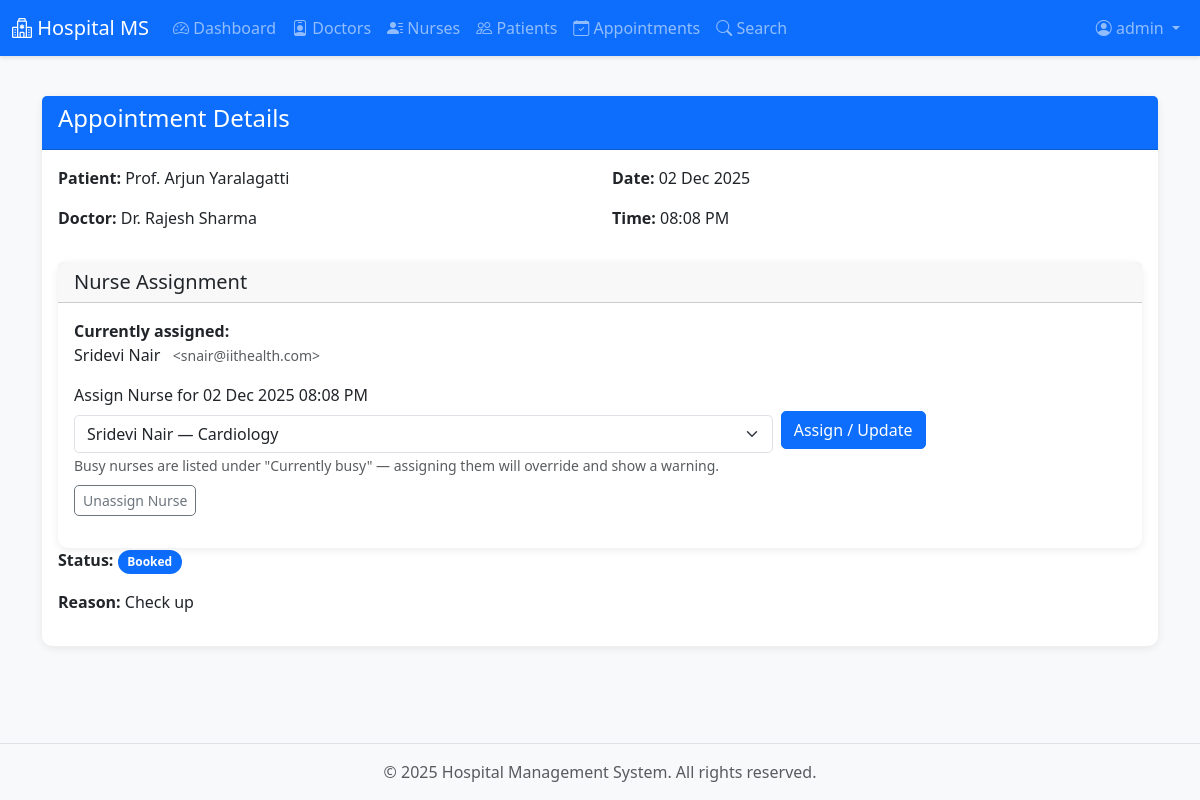
/admin/appointments/view/2 (signed in), run on the app's committed database.
### models/user.py (models this page shows, shortened)
class User(UserMixin, db.Model):
    __tablename__ = 'users'
    id = db.Column(db.Integer, primary_key=True)
    username = db.Column(db.String(80), unique=True, nullable=False, index=True)
    email = db.Column(db.String(120), unique=True, nullable=False, index=True)
    password_hash = db.Column(db.String(200), nullable=False)
    role = db.Column(db.String(20), nullable=False)  # admin, doctor, patient
    is_active = db.Column(db.Boolean, default=True, nullable=False)
    created_at = db.Column(db.DateTime, default=datetime.utcnow)
    updated_at = db.Column(db.DateTime, default=datetime.utcnow, onupdate=datetime.utcnow)
    doctor = db.relationship('Doctor', backref='user', uselist=False, lazy=True)
    patient = db.relationship('Patient', backref='user', uselist=False, lazy=True)
    nurse = db.relationship('Nurse', backref='user', uselist=False, lazy=True)
    triage = db.relationship('Triage', backref='user', uselist=False, lazy=True)
    def is_admin(self):
        return self.role == 'admin'

### models/patient.py (models this page shows, shortened)
class Patient(db.Model):
    __tablename__ = 'patients'
    id = db.Column(db.Integer, primary_key=True)
    user_id = db.Column(db.Integer, db.ForeignKey('users.id'), nullable=False, unique=True)
    full_name = db.Column(db.String(100), nullable=False)
    date_of_birth = db.Column(db.Date)
    gender = db.Column(db.String(10))
    blood_group = db.Column(db.String(5))
    contact_number = db.Column(db.String(20), nullable=False)
    address = db.Column(db.Text)
    emergency_contact_name = db.Column(db.String(100))
    emergency_contact_number = db.Column(db.String(20))
    medical_history = db.Column(db.Text)
    allergies = db.Column(db.Text)
    is_active = db.Column(db.Boolean, default=True, nullable=False)
    is_deleted = db.Column(db.Boolean, default=False, nullable=False)
    created_at = db.Column(db.DateTime, default=datetime.utcnow)
    updated_at = db.Column(db.DateTime, default=datetime.utcnow, onupdate=datetime.utcnow)
    appointments = db.relationship('Appointment', backref='patient', lazy='dynamic')

### models/doctor.py (models this page shows, shortened)
class Doctor(db.Model):
    __tablename__ = 'doctors'
    id = db.Column(db.Integer, primary_key=True)
    user_id = db.Column(db.Integer, db.ForeignKey('users.id'), nullable=False, unique=True)
    full_name = db.Column(db.String(100), nullable=False)
    specialization = db.Column(db.String(100), nullable=False, index=True)
    qualification = db.Column(db.String(200))
    experience_years = db.Column(db.Integer)
    contact_number = db.Column(db.String(20))
    license_number = db.Column(db.String(50), unique=True)
    consultation_fee = db.Column(db.Float, default=0.0)
    bio = db.Column(db.Text)
    is_active = db.Column(db.Boolean, default=True, nullable=False)
    is_deleted = db.Column(db.Boolean, default=False, nullable=False)
    created_at = db.Column(db.DateTime, default=datetime.utcnow)
    updated_at = db.Column(db.DateTime, default=datetime.utcnow, onupdate=datetime.utcnow)
    appointments = db.relationship('Appointment', backref='doctor', lazy='dynamic')
    availability = db.relationship('DoctorAvailability', backref='doctor', lazy='dynamic')

### models/appointment.py (models this page shows, shortened)
class Appointment(db.Model):
    __tablename__ = 'appointments'
    id = db.Column(db.Integer, primary_key=True)
    patient_id = db.Column(db.Integer, db.ForeignKey('patients.id'), nullable=False)
    doctor_id = db.Column(db.Integer, db.ForeignKey('doctors.id'), nullable=False)
    nurse_id = db.Column(db.Integer, db.ForeignKey('nurses.id'), nullable=True, index=True)
    appointment_date = db.Column(db.Date, nullable=False, index=True)
    appointment_time = db.Column(db.Time, nullable=False)
    status = db.Column(db.String(20), default='Booked', nullable=False)  # Booked, Completed, Canceled
    reason = db.Column(db.Text)
    notes = db.Column(db.Text)
    priority = db.Column(db.String(20), default='Standard')
    triage_assessment_id = db.Column(db.Integer, db.ForeignKey('triage_assessments.id'), nullable=True)
    is_deleted = db.Column(db.Boolean, default=False, nullable=False)
    created_at = db.Column(db.DateTime, default=datetime.utcnow)
    updated_at = db.Column(db.DateTime, default=datetime.utcnow, onupdate=datetime.utcnow)
    nurse = db.relationship('Nurse', backref='appointments', lazy=True)
    treatment = db.relationship('Treatment', backref='appointment', uselist=False, lazy=True)

### models/nurse.py (models this page shows, shortened)
class Nurse(db.Model):
    __tablename__ = 'nurses'
    id = db.Column(db.Integer, primary_key=True)
    user_id = db.Column(db.Integer, db.ForeignKey('users.id'), nullable=False, unique=True)
    full_name = db.Column(db.String(150), nullable=False)
    contact_number = db.Column(db.String(30), nullable=True)
    department = db.Column(db.String(120), nullable=True)
    assigned_doctors = db.Column(db.Text, nullable=True, default='')
    assigned_patient_id = db.Column(db.Integer, db.ForeignKey('patients.id'), nullable=True)
    is_active = db.Column(db.Boolean, default=True, nullable=False)
    created_at = db.Column(db.DateTime, default=datetime.utcnow)
    updated_at = db.Column(db.DateTime, default=datetime.utcnow, onupdate=datetime.utcnow)

### routes/admin.py (the view, shortened to what this page needs)
@admin_bp.route('/appointments/view/<int:appointment_id>', methods=['GET', 'POST'])
@admin_required
def view_appointment(appointment_id):
    appointment = Appointment.query.get_or_404(appointment_id)
    busy_appts = Appointment.query.filter(
        Appointment.id != appointment.id,
        Appointment.appointment_date == appointment.appointment_date,
        Appointment.appointment_time == appointment.appointment_time,
        Appointment.is_deleted == False,
        Appointment.nurse_id != None
    ).all()
    busy_nurse_ids = [a.nurse_id for a in busy_appts if a.nurse_id]
    if busy_nurse_ids:
        available_nurses = Nurse.query.filter(Nurse.is_active == True, ~Nurse.id.in_(busy_nurse_ids)).all()
        busy_nurses = Nurse.query.filter(Nurse.id.in_(busy_nurse_ids)).all()
    else:
        available_nurses = Nurse.query.filter(Nurse.is_active == True).all()
        busy_nurses = []
    return render_template('admin/view_appointment.html',
                       appointment=appointment,
                       available_nurses=available_nurses,
                       busy_nurse_ids=busy_nurse_ids,
                       busy_nurses=busy_nurses)

### extensions.py (called while the page is built)
def init_extensions(app):
    db.init_app(app)
    login_manager.init_app(app)
    mail.init_app(app)  # ADD THIS LINE
    cache.init_app(app)  # ADD THIS LINE
    from models.user import User
    @login_manager.user_loader
    def load_user(user_id):
        return User.query.get(int(user_id))

### templates/admin/view_appointment.html (shortened to what this page needs)
{% extends "base.html" %}
{% block content %}
<div class="container">
    <div class="card">
        <div class="card-header bg-primary text-white">
            <h4>Appointment Details</h4>
        </div>
        <div class="card-body">
            <div class="row">
                <div class="col-md-6">
                    <p><strong>Patient:</strong> {{ appointment.patient.full_name }}</p>
                    <p><strong>Doctor:</strong> {{ appointment.doctor.full_name }}</p>
                </div>
                <div class="col-md-6">
                    <p><strong>Date:</strong> {{ appointment.appointment_date|format_date }}</p>
                    <p><strong>Time:</strong> {{ appointment.appointment_time|format_time }}</p>
                </div>
            </div>
            <div class="card mt-3">
                <div class="card-header">
                    <h5 class="mb-0">Nurse Assignment</h5>
                </div>
                <div class="card-body">
                    <div class="mb-3">
                        <strong>Currently assigned:</strong>
                        {% if appointment.nurse %}
                        <div>
                            {{ appointment.nurse.full_name }} &nbsp;
                            <small class="text-muted">&lt;{{ appointment.nurse.user.email }}&gt;</small>
                        </div>
                        {% else %}
                        <div class="text-muted">No nurse assigned for this appointment.</div>
                        {% endif %}
                    </div>
                    <form method="POST" class="mb-2">
                        <div class="row g-2 align-items-center">
                            <div class="col-md-8">
                                <label class="form-label">Assign Nurse for {{ appointment.appointment_date|format_date
                                    }} {{ appointment.appointment_time|format_time }}</label>
                                <select name="nurse_id" class="form-select">
                                    {% for n in available_nurses %}
                                    <option value="{{ n.id }}" {% if appointment.nurse and appointment.nurse.id==n.id
                                        %}selected{% endif %}>
                                        {{ n.full_name }} {% if n.department %} — {{ n.department }}{% endif %}
                                    </option>
                                    {% endfor %}
                                </select>
                                <small class="form-text text-muted">Busy nurses are listed under "Currently busy" —
                                    assigning them will override and show a warning.</small>
                            </div>
                            <div class="col-md-auto d-flex gap-2">
                                <button type="submit" class="btn btn-primary align-self-end">Assign / Update</button>
                            </div>
                        </div>
                    </form>
                    <form method="POST" onsubmit="return confirm('Unassign nurse from this appointment?');">
                        <button type="submit" class="btn btn-sm btn-outline-secondary">Unassign Nurse</button>
                    </form>
                </div>
            </div>
            <p><strong>Status:</strong> <span class="badge bg-primary">{{ appointment.status }}</span></p>
            {% if appointment.reason %}<p><strong>Reason:</strong> {{ appointment.reason }}</p>{% endif %}
        </div>
    </div>
</div>
{% endblock %}

### templates/base.html (shortened to what this page needs)
<!DOCTYPE html>
<html lang="en">
<head>
    <link href="https://cdn.jsdelivr.net/npm/bootstrap@5.3.0/dist/css/bootstrap.min.css" rel="stylesheet">
    <link rel="stylesheet" href="https://cdn.jsdelivr.net/npm/bootstrap-icons@1.10.0/font/bootstrap-icons.css">
    <link rel="stylesheet" href="{{ url_for('static', filename='css/style.css') }}">
    <link href="https://cdn.jsdelivr.net/npm/fullcalendar@5.11.3/main.min.css" rel="stylesheet">
</head>
<body>
    {% if current_user.is_authenticated %}
    <nav class="navbar navbar-expand-lg navbar-dark bg-primary">
        <div class="container-fluid">
            <a class="navbar-brand" href="{{ url_for('main.index') }}">
                <i class="bi bi-hospital"></i> Hospital MS
            </a>
            <div class="collapse navbar-collapse" id="navbarNav">
                <ul class="navbar-nav me-auto">
                    {% if current_user.is_admin() %}
                    <li class="nav-item">
                        <a class="nav-link" href="{{ url_for('admin.dashboard') }}"><i class="bi bi-speedometer2"></i>
                            Dashboard</a>
                    </li>
                    <li class="nav-item">
                        <a class="nav-link" href="{{ url_for('admin.doctors') }}"><i class="bi bi-person-badge"></i>
                            Doctors</a>
                    </li>
                    <li class="nav-item">
                        <a class="nav-link" href="{{ url_for('admin.nurses') }}"><i class="bi bi-person-lines-fill"></i>
                            Nurses</a>
                    </li>
                    <li class="nav-item">
                        <a class="nav-link" href="{{ url_for('admin.patients') }}"><i class="bi bi-people"></i>
                            Patients</a>
                    </li>
                    <li class="nav-item">
                        <a class="nav-link" href="{{ url_for('admin.appointments') }}"><i
                                class="bi bi-calendar-check"></i> Appointments</a>
                    </li>
                    <li class="nav-item">
                        <a class="nav-link" href="{{ url_for('admin.search') }}"><i class="bi bi-search"></i> Search</a>
                    </li>
                    {% endif %}
                </ul>
                <ul class="navbar-nav">
                    <li class="nav-item dropdown">
                        <a class="nav-link dropdown-toggle" href="#" id="userDropdown" role="button"
                            data-bs-toggle="dropdown">
                            <i class="bi bi-person-circle"></i> {{ current_user.username }}
                        </a>
                    </li>
                </ul>
            </div>
        </div>
    </nav>
    {% endif %}
    <main class="container-fluid py-4">
        {% block content %}{% endblock %}
    </main>
    <footer class="bg-light text-center text-muted py-3 mt-5">
        <div class="container">
            <p class="mb-0">&copy; 2025 Hospital Management System. All rights reserved.</p>
        </div>
    </footer>
</body>
</html>

### static/css/style.css (style rules this page uses)
:root { --primary-color: #0d6efd; --success-color: #198754; --danger-color: #dc3545; --warning-color: #ffc107; --info-color: #0dcaf0; }
body { font-family: 'Segoe UI', Tahoma, Geneva, Verdana, sans-serif; background-color: #f8f9fa; min-height: 100vh; display: flex; flex-direction: column; }
main { flex: 1; }
.navbar { box-shadow: 0 2px 4px rgba(0,0,0,.1); }
.card { border: none; border-radius: 10px; box-shadow: 0 2px 8px rgba(0,0,0,.08); transition: transform 0.2s, box-shadow 0.2s; }
.btn { border-radius: 5px; transition: all 0.3s; }
.badge { padding: 0.5em 0.8em; border-radius: 20px; }
.form-control, .form-select { border-radius: 5px; border: 1px solid #dee2e6; transition: border-color 0.3s, box-shadow 0.3s; }
footer { margin-top: auto; background-color: #f8f9fa; border-top: 1px solid #dee2e6; }

### data on the page
User: username "admin"
Patient: patient.full_name "Prof. Arjun Yaralagatti"
Doctor: doctor.full_name "Dr. Rajesh Sharma"
Appointment: appointment_date "02 Dec 2025", appointment_time "08:08 PM", status "Booked", reason "Check up"
Nurse: nurse.full_name "Sridevi Nair"
User: nurse.user.email "snair@iithealth.com"

### other printed values
form field nurse_id "Sridevi Nair — Cardiology"
